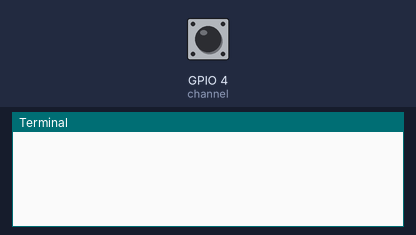
Bench run of a program on a simulated Raspberry Pi (BCM pin numbers). Shown: the last lines printed to the terminal. The test bench sets the inputs (shaded band); at power-on: GPIO 4 (channel) HIGH. Threads take turns every 2 ms.

Above: at 1.2 s.
1.3 s: GPIO 4 (channel) pulled LOW for 0.15 s
At 2.2 s:
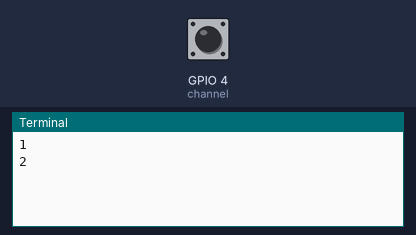
2.9 s: GPIO 4 (channel) pulled LOW for 1 s
At 4.7 s:
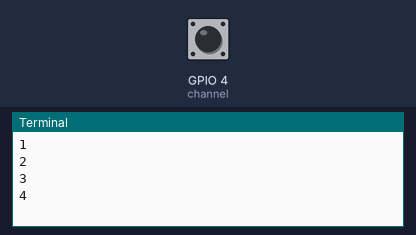
5.4 s: GPIO 4 (channel) pulled LOW for 0.15 s
At 6.5 s:
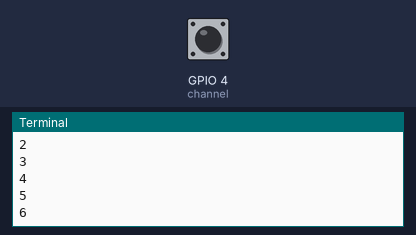
Timing chart, 0 to 8.4 s (numbered marks = the images above; inputs shaded):
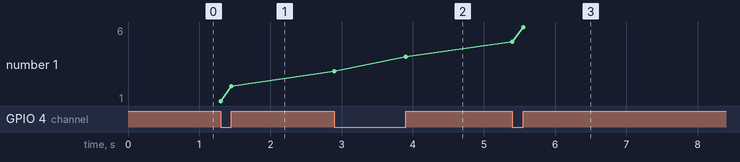

The program:

interrupt.py
```python
import RPi.GPIO as GPIO
import threading
import time

pinBN= 4
GPIO.setmode(GPIO.BCM)
GPIO.setup(4, GPIO.IN, pull_up_down=GPIO.PUD_UP)

def onClick():
    n = 1
    while True:
        channel = GPIO.wait_for_edge(4, GPIO.BOTH, timeout=500000)
        if channel is not None:
            print (n)
            n += 1

threading.Thread(target=onClick).start()
while True:
    time.sleep(100000)


GPIO.cleanup()
```

Measured:
- after the input at 1.3 s, the terminal: prints a new line at once (image 1)
- after the input at 2.9 s, the terminal: prints a new line at once (image 2)
- after the input at 5.4 s, the terminal: prints a new line at once (image 3)
- plotted number 1: 2 → 4 after the input at 2.9 s, 4 → 6 after the input at 5.4 s
